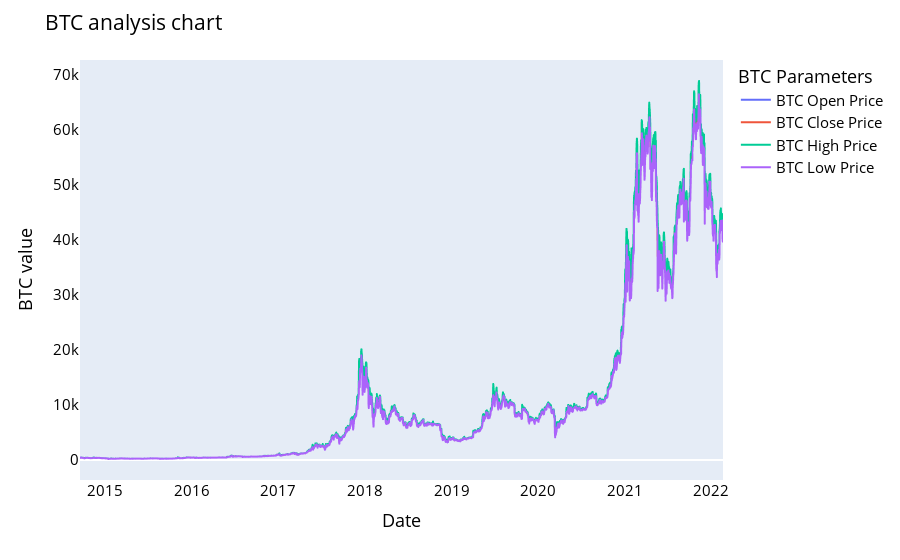

The code cell stored with this chart in its notebook:
### Code cell
names = cycle(['BTC Open Price','BTC Close Price','BTC High Price','BTC Low Price'])

fig = px.line(y_overall, x=y_overall.Date, y=[y_overall['Open'], y_overall['Close'], 
                                          y_overall['High'], y_overall['Low']],
             labels={'Date': 'Date','value':'BTC value'})
fig.update_layout(title_text='BTC analysis chart', font_size=15, font_color='black',legend_title_text='BTC Parameters')
fig.for_each_trace(lambda t:  t.update(name = next(names)))
fig.update_xaxes(showgrid=False)
fig.update_yaxes(showgrid=False)

fig.show()

### Figure 1 — Plotly figure (JSON) as saved in the notebook; plotly's stock layout.template omitted (floating-point values rounded to 4 significant figures; data arrays with more than 128 entries replaced by an {"elided": "..."} marker saying what was removed)
{"data": [{"hovertemplate": "variable=Open<br>Date=%{x}<br>BTC value=%{y}<extra></extra>", "legendgroup": "Open", "line": {"color": "#636efa", "dash": "solid"}, "marker": {"symbol": "circle"}, "mode": "lines", "name": "BTC Open Price", "showlegend": true, "type": "scattergl", "x": {"elided": "2713 str values"}, "xaxis": "x", "y": {"elided": "2713 float values"}, "yaxis": "y"}, {"hovertemplate": "variable=Close<br>Date=%{x}<br>BTC value=%{y}<extra></extra>", "legendgroup": "Close", "line": {"color": "#EF553B", "dash": "solid"}, "marker": {"symbol": "circle"}, "mode": "lines", "name": "BTC Close Price", "showlegend": true, "type": "scattergl", "x": {"elided": "2713 str values"}, "xaxis": "x", "y": {"elided": "2713 float values"}, "yaxis": "y"}, {"hovertemplate": "variable=High<br>Date=%{x}<br>BTC value=%{y}<extra></extra>", "legendgroup": "High", "line": {"color": "#00cc96", "dash": "solid"}, "marker": {"symbol": "circle"}, "mode": "lines", "name": "BTC High Price", "showlegend": true, "type": "scattergl", "x": {"elided": "2713 str values"}, "xaxis": "x", "y": {"elided": "2713 float values"}, "yaxis": "y"}, {"hovertemplate": "variable=Low<br>Date=%{x}<br>BTC value=%{y}<extra></extra>", "legendgroup": "Low", "line": {"color": "#ab63fa", "dash": "solid"}, "marker": {"symbol": "circle"}, "mode": "lines", "name": "BTC Low Price", "showlegend": true, "type": "scattergl", "x": {"elided": "2713 str values"}, "xaxis": "x", "y": {"elided": "2713 float values"}, "yaxis": "y"}], "layout": {"autosize": true, "font": {"color": "black", "size": 15}, "legend": {"title": {"text": "BTC Parameters"}, "tracegroupgap": 0}, "margin": {"t": 60}, "title": {"text": "BTC analysis chart"}, "xaxis": {"anchor": "y", "autorange": true, "domain": [0, 1], "range": ["2014-09-17", "2022-02-19"], "showgrid": false, "title": {"text": "Date"}, "type": "date"}, "yaxis": {"anchor": "x", "autorange": true, "domain": [0, 1], "range": [-3641.0, 72600.0], "showgrid": false, "title": {"text": "BTC value"}, "type": "linear"}}}
